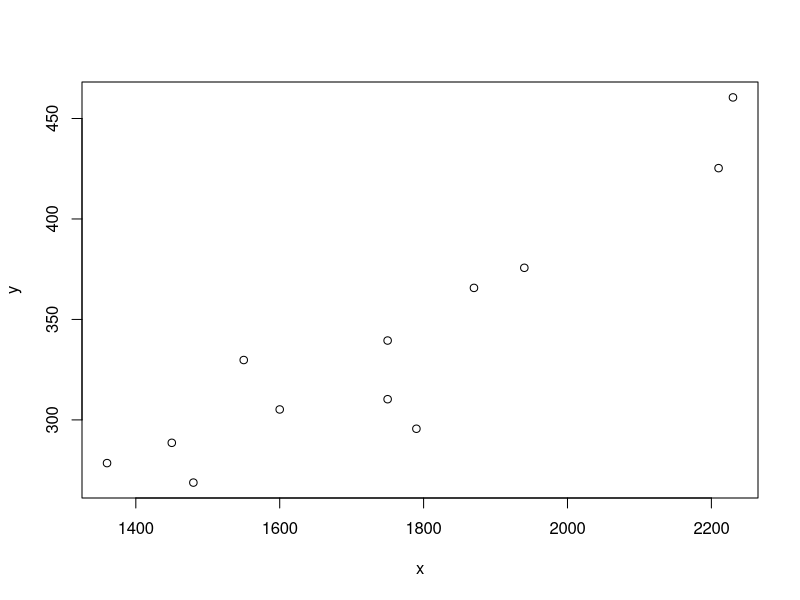

The R source for this figure:
x<-c(1360,1940,1750,1550,1790,1750,2230,1600,1450,1870,2210,1480)
y<-c(278.5,375.7,339.5,329.8,295.6,310.3,460.5,305.2,288.6,365.7,425.3,268.8)
plot(x,y)
cat("Plot represents the linear pattern in data")
